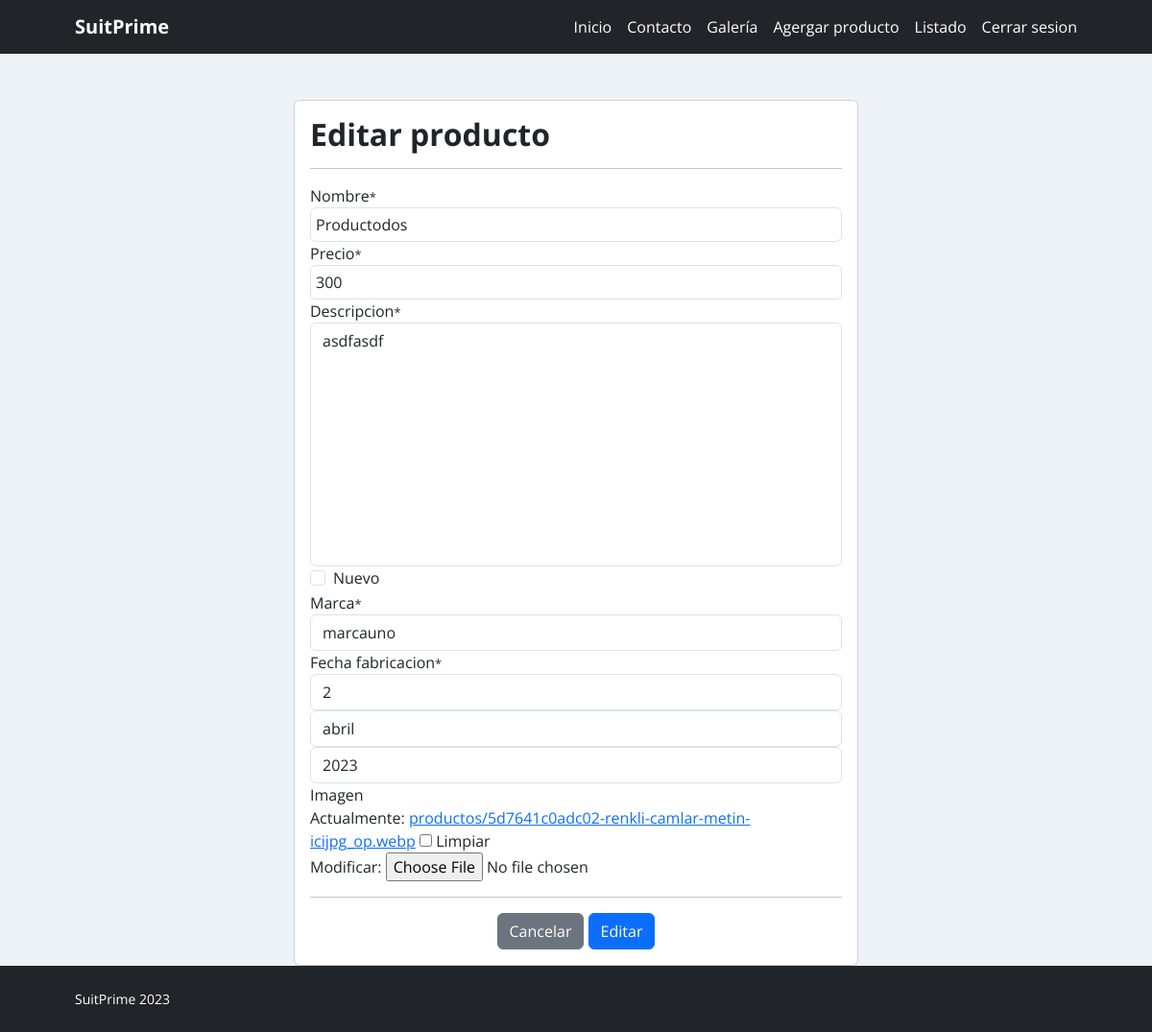
Page /Modificar-producto/3/ (signed in) on the earlier database version.
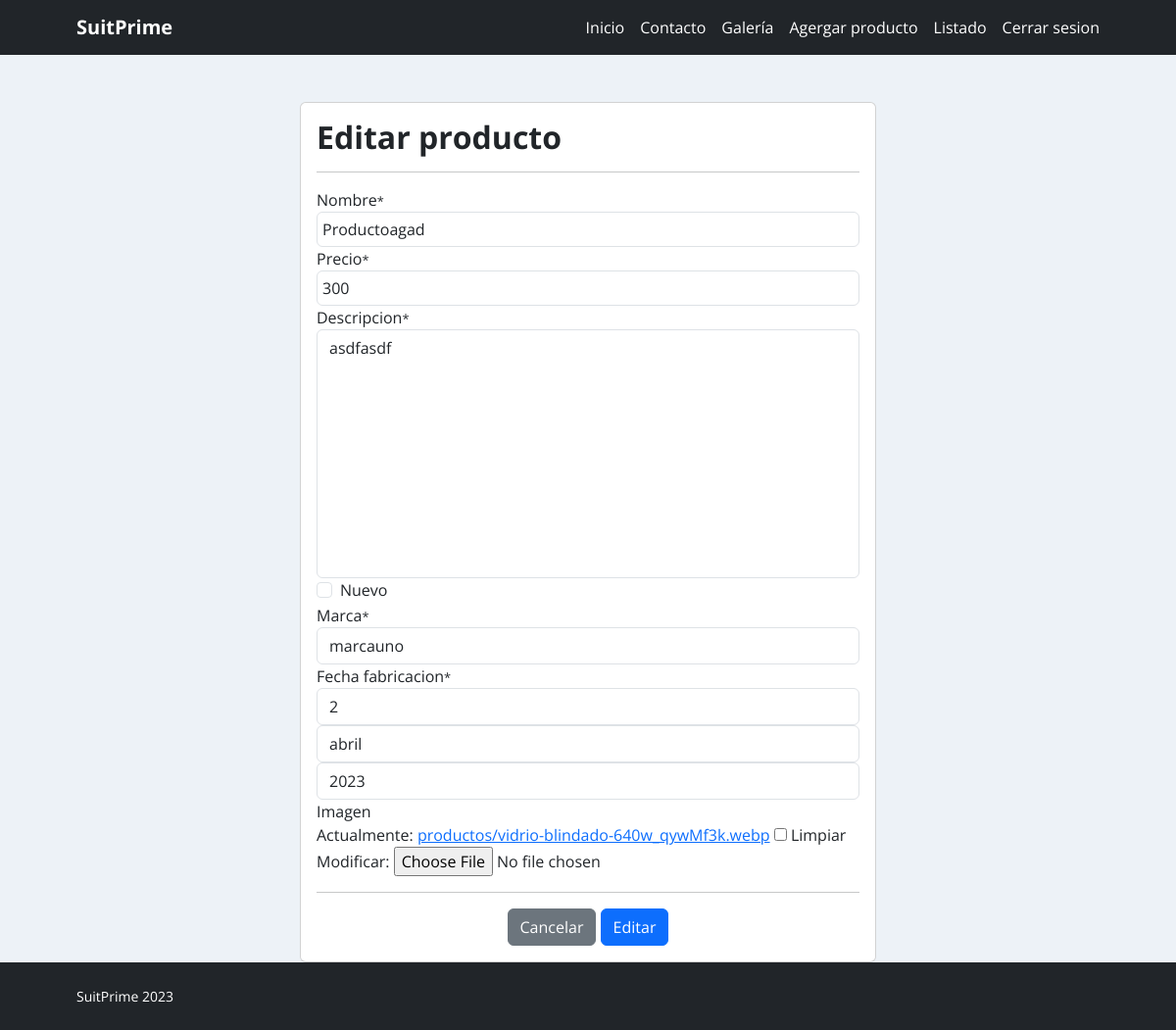
Same page on the later database version.
### app/models.py (models this page shows, shortened)
class Producto(models.Model):
    nombre = models.CharField(max_length=50)
    precio = models.IntegerField()
    descripcion = models.TextField()
    nuevo = models.BooleanField()
    marca = models.ForeignKey(Marca, on_delete=models.PROTECT)
    fecha_fabricacion = models.DateField(null=True)
    imagen = models.ImageField(upload_to="productos", null=True)

class Marca(models.Model):
    nombre = models.CharField(max_length=50)
    def __str__(self):
        return self.nombre

### app/views.py (the view, shortened to what this page needs)
# urls.py: path('Modificar-producto/<id>/', Modificar_producto, name="Modificar_producto"),
@permission_required('app.change_producto')
def Modificar_producto(request, id):
    producto = get_object_or_404(Producto, id=id)
    data = {
        'form':ProductoForms(instance=producto)
    }
    return render(request,'app/producto/modificar.html',data)

### app/forms.py (shortened to what this page needs)
class ProductoForms(forms.ModelForm):
    nombre = forms.CharField(min_length=4, max_length=50)
    precio = forms.IntegerField(min_value=1, max_value=999999)
    imagen = forms.ImageField(required=False, validators= [MaxSizeFileValidator(max_file_size=2)])
    class Meta:
        model= Producto
        fields = "__all__"
        widgets ={
            "fecha_fabricacion": forms.SelectDateWidget()
        }

### app/templates/app/producto/modificar.html (shortened to what this page needs)
{% extends 'app/base.html' %}
{% block contenido %}
{% load crispy_forms_tags %}
<BR></BR>
        <div class="row">
            <div class="col-12 col-md-6  offset-md-3">
                <div class="card">
                    <div class="card-body">
                        <h2>Editar producto</h2>
                        <hr>
                    <form action="" method="post" enctype="multipart/form-data">
                        {{ form | crispy }}
                        <hr>
                        <div class="d-flex justify-content-center ">
                            <input type="reset" value="Cancelar" class="btn btn-secondary">
                            <input type="submit" value="Editar" class="btn btn-primary">
                        </div>
                    </form>
            </div>
        </div>
    </div>
</div>
{% endblock %}

Differences in the rows shown:
changed Producto "asdfasdf": nombre "Productodos" → "Productoagad"
Other differences:
text no longer shown: "Nombre * Precio * Descripcion * Nuevo Marca * Fecha fabricacion * Imagen Actualmente: productos/5d7641c0adc02-renkli-camlar-metin-icijpg_op.webp Limpiar Modificar:"
text now shown: "Nombre * Precio * Descripcion * Nuevo Marca * Fecha fabricacion * Imagen Actualmente: productos/vidrio-blindado-640w_qywMf3k.webp Limpiar Modificar:"
